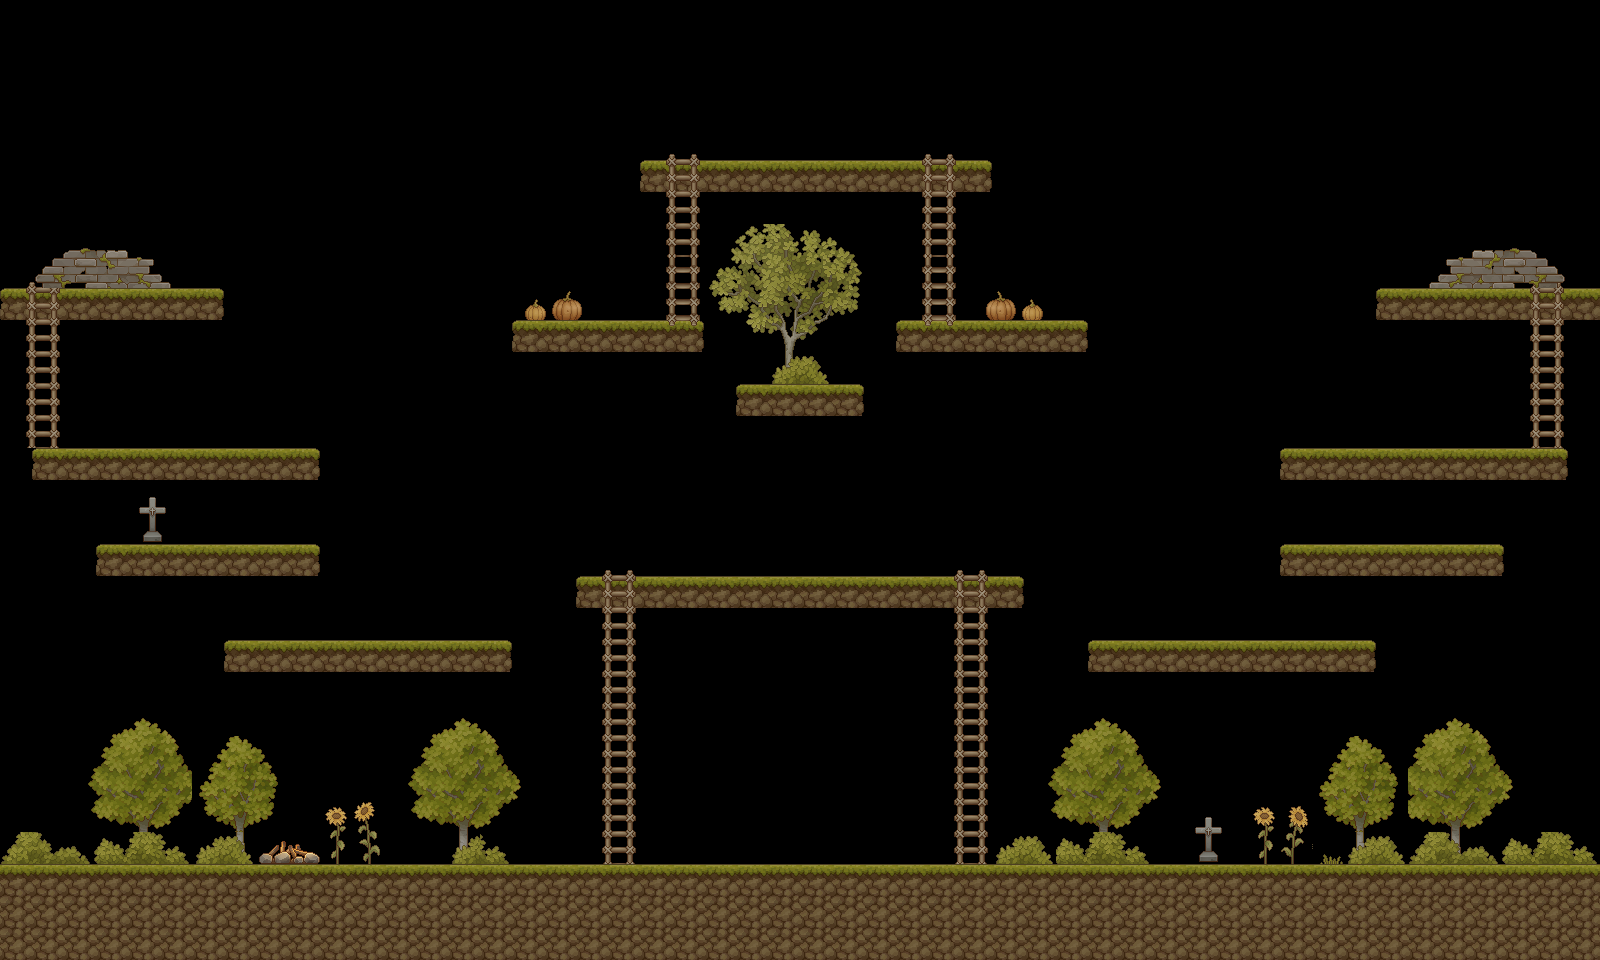

Below is a game level as drawn by its tile map, then a one-line description and the .tmx that defines it (tile-layer data replaced by summaries):
An orthogonal 50x30 tile map with 32x32 px tiles, 4 tile layers (земля, деревья, лестницы, декорации), 8 tilesets.

<map version="1.9" tiledversion="1.9.2" orientation="orthogonal" renderorder="right-down" width="50" height="30" tilewidth="32" tileheight="32" infinite="0" nextlayerid="7" nextobjectid="1">
 <tileset firstgid="1" source="for maps/itemsheet.tsx" />
 <tileset firstgid="305" source="for maps/grasssheet_labeled.tsx" />
 <tileset firstgid="860" source="for maps/Tiles.tsx" />
 <tileset firstgid="1004" source="for maps/TX Village Props.tsx" />
 <tileset firstgid="1260" source="for maps/TX Plant.tsx" />
 <tileset firstgid="1516" source="for maps/TX Tileset Ground.tsx" />
 <tileset firstgid="1580" source="for maps/123.tsx" />
 <tileset firstgid="1869" source="for maps/Иллюстрация-без-названия (28).tsx" />
 <layer id="5" name="земля" width="50" height="30">
  <data>[1500 cells, 255 non-empty, 4 distinct tile ids]</data>
 </layer>
 <layer id="1" name="деревья" width="50" height="30">
  <data>[1500 cells, 137 non-empty, 58 distinct tile ids]</data>
 </layer>
 <layer id="6" name="лестницы" width="50" height="30">
  <data>[1500 cells, 100 non-empty, 9 distinct tile ids]</data>
 </layer>
 <layer id="4" name="декорации" width="50" height="30">
  <data>[1500 cells, 81 non-empty, 40 distinct tile ids]</data>
 </layer>
</map>
